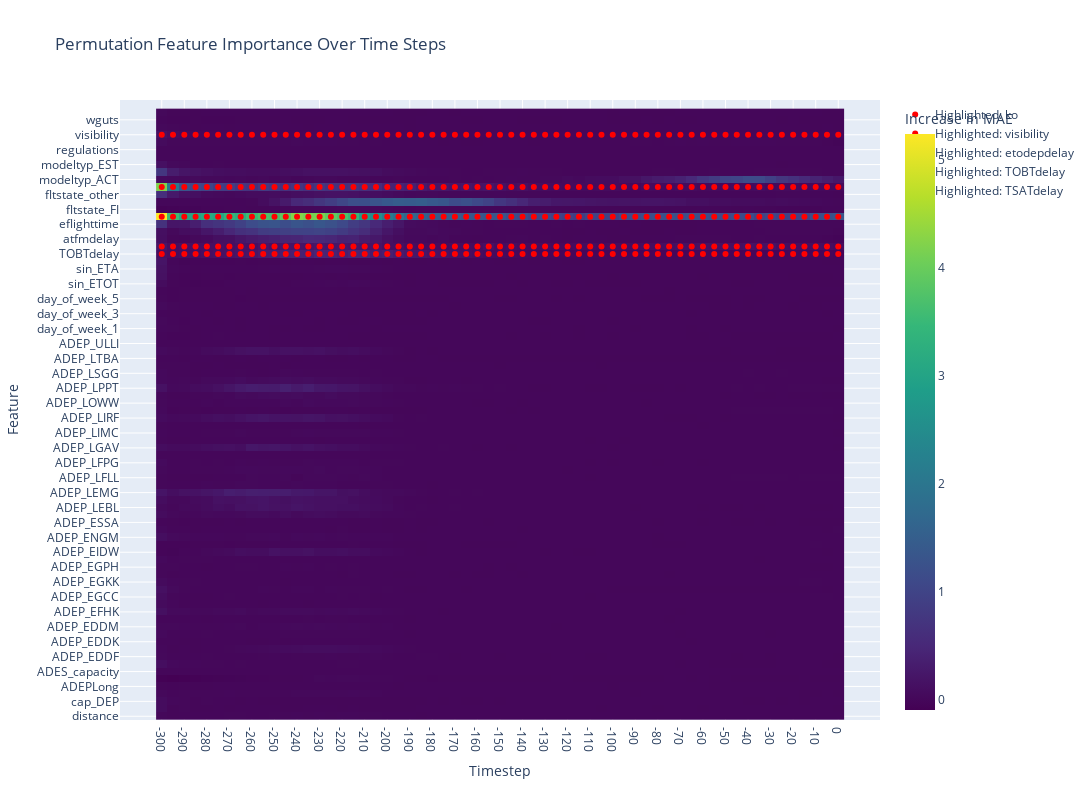
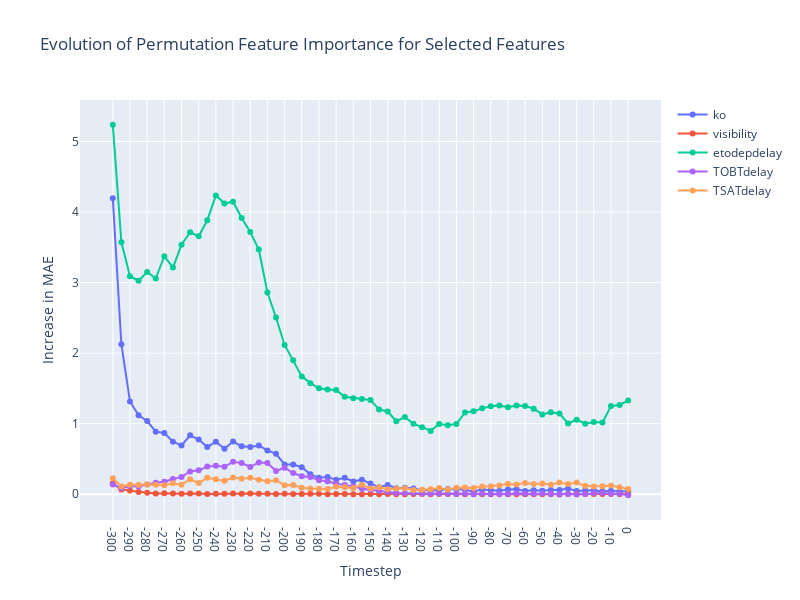

The notebook cell saved with these charts, in order:
### Code cell
bnames =data_prep.basenames
# Plot feature importance
input_size = data_prep.input_size

model_trainer = LSTMModelTrainerAttention(data_prep=data_prep, input_size=input_size, model_type='varattention')

baseline = model_trainer.compute_baseline_mae(best_model, X_test_tensor[:10000], y_test_tensor[:10000], data_prep.scaler_y, time_horizons)
imp_df = model_trainer.compute_permutation_importance(best_model, X_test_tensor[:10000], y_test_tensor[:10000], data_prep.scaler_y, time_horizons, bnames)

from sklearn.preprocessing import MinMaxScaler
def normalize_dataframe_minmax(df, feature_range=(0, 1)):
    """
    Normalize the entire DataFrame using MinMaxScaler.
    
    :param df: pandas DataFrame to normalize
    :param feature_range: tuple (min, max) desired range of transformed data
    :return: Normalized DataFrame, fitted scaler
    """
    scaler = MinMaxScaler(feature_range=feature_range)
    scaled_array = scaler.fit_transform(df)
    scaled_df = pd.DataFrame(scaled_array, columns=df.columns, index=df.index)
    return scaled_df, scaler

impdf2, scaler = normalize_dataframe_minmax(imp_df)
model_trainer.plot_permutation_importance(impdf2)
model_trainer.plot_permutation_importance_with_highlights_interactive(imp_df, ['ko', 'visibility','etodepdelay', 'TOBTdelay', 'TSATdelay'])

### Figure 1 — Plotly figure (JSON) as saved in the notebook; plotly's stock layout.template omitted (floating-point values rounded to 4 significant figures; data arrays with more than 128 entries replaced by an {"elided": "..."} marker saying what was removed)
{"data": [{"colorbar": {"title": {"text": "Increase in MAE"}}, "colorscale": [[0, "#440154"], [0.1111, "#482878"], [0.2222, "#3e4989"], [0.3333, "#31688e"], [0.4444, "#26828e"], [0.5556, "#1f9e89"], [0.6667, "#35b779"], [0.7778, "#6ece58"], [0.8889, "#b5de2b"], [1, "#fde725"]], "hoverongaps": false, "type": "heatmap", "x": ["-300", "-295", "-290", "-285", "-280", "-275", "-270", "-265", "-260", "-255", "-250", "-245", "-240", "-235", "-230", "-225", "-220", "-215", "-210", "-205", "-200", "-195", "-190", "-185", "-180", "-175", "-170", "-165", "-160", "-155", "-150", "-145", "-140", "-135", "-130", "-125", "-120", "-115", "-110", "-105", "-100", "-95", "-90", "-85", "-80", "-75", "-70", "-65", "-60", "-55", "-50", "-45", "-40", "-35", "-30", "-25", "-20", "-15", "-10", "-5", "0"], "y": ["distance", "cap_DES", "cap_DEP", "ADEP_capacity", "ADEPLong", "ADEPLat", "ADES_capacity", "ADEP_EBBR", "ADEP_EDDF", "ADEP_EDDH", "ADEP_EDDK", "ADEP_EDDL", "ADEP_EDDM", "ADEP_EDDS", "ADEP_EFHK", "ADEP_EGBB", "ADEP_EGCC", "ADEP_EGGW", "ADEP_EGKK", "ADEP_EGLL", "ADEP_EGPH", "ADEP_EGSS", "ADEP_EIDW", "ADEP_EKCH", "ADEP_ENGM", "ADEP_EPWA", "ADEP_ESSA", "ADEP_LEAL", "ADEP_LEBL", "ADEP_LEMD", "ADEP_LEMG", "ADEP_LEPA", "ADEP_LFLL", "ADEP_LFMN", "ADEP_LFPG", "ADEP_LFPO", "ADEP_LGAV", "ADEP_LHBP", "ADEP_LIMC", "ADEP_LIME", "ADEP_LIRF", "ADEP_LKPR", "ADEP_LOWW", "ADEP_LPPR", "ADEP_LPPT", "ADEP_LROP", "ADEP_LSGG", "ADEP_LSZH", "ADEP_LTBA", "ADEP_LTFM", "ADEP_ULLI", "day_of_week_0", "day_of_week_1", "day_of_week_2", "day_of_week_3", "day_of_week_4", "day_of_week_5", "day_of_week_6", "sin_ETOT", "cos_ETOT", "sin_ETA", "cos_ETA", "TOBTdelay", "TSATdelay", "atfmdelay", "cobt_delay", "eflighttime", "etodepdelay", "fltstate_FI", "fltstate_SI", "fltstate_other", "ko", "modeltyp_ACT", "modeltyp_CAL", "modeltyp_EST", "offblock", "regulations", "timetoCBAS", "visibility", "wdirec", "wguts", "wspeed"], "z": {"elided": "82x61 float values"}}, {"marker": {"color": "red", "size": 6}, "mode": "markers", "name": "Highlighted: ko", "type": "scatter", "x": ["-300", "-295", "-290", "-285", "-280", "-275", "-270", "-265", "-260", "-255", "-250", "-245", "-240", "-235", "-230", "-225", "-220", "-215", "-210", "-205", "-200", "-195", "-190", "-185", "-180", "-175", "-170", "-165", "-160", "-155", "-150", "-145", "-140", "-135", "-130", "-125", "-120", "-115", "-110", "-105", "-100", "-95", "-90", "-85", "-80", "-75", "-70", "-65", "-60", "-55", "-50", "-45", "-40", "-35", "-30", "-25", "-20", "-15", "-10", "-5", "0"], "y": ["ko", "ko", "ko", "ko", "ko", "ko", "ko", "ko", "ko", "ko", "ko", "ko", "ko", "ko", "ko", "ko", "ko", "ko", "ko", "ko", "ko", "ko", "ko", "ko", "ko", "ko", "ko", "ko", "ko", "ko", "ko", "ko", "ko", "ko", "ko", "ko", "ko", "ko", "ko", "ko", "ko", "ko", "ko", "ko", "ko", "ko", "ko", "ko", "ko", "ko", "ko", "ko", "ko", "ko", "ko", "ko", "ko", "ko", "ko", "ko", "ko"]}, {"marker": {"color": "red", "size": 6}, "mode": "markers", "name": "Highlighted: visibility", "type": "scatter", "x": ["-300", "-295", "-290", "-285", "-280", "-275", "-270", "-265", "-260", "-255", "-250", "-245", "-240", "-235", "-230", "-225", "-220", "-215", "-210", "-205", "-200", "-195", "-190", "-185", "-180", "-175", "-170", "-165", "-160", "-155", "-150", "-145", "-140", "-135", "-130", "-125", "-120", "-115", "-110", "-105", "-100", "-95", "-90", "-85", "-80", "-75", "-70", "-65", "-60", "-55", "-50", "-45", "-40", "-35", "-30", "-25", "-20", "-15", "-10", "-5", "0"], "y": ["visibility", "visibility", "visibility", "visibility", "visibility", "visibility", "visibility", "visibility", "visibility", "visibility", "visibility", "visibility", "visibility", "visibility", "visibility", "visibility", "visibility", "visibility", "visibility", "visibility", "visibility", "visibility", "visibility", "visibility", "visibility", "visibility", "visibility", "visibility", "visibility", "visibility", "visibility", "visibility", "visibility", "visibility", "visibility", "visibility", "visibility", "visibility", "visibility", "visibility", "visibility", "visibility", "visibility", "visibility", "visibility", "visibility", "visibility", "visibility", "visibility", "visibility", "visibility", "visibility", "visibility", "visibility", "visibility", "visibility", "visibility", "visibility", "visibility", "visibility", "visibility"]}, {"marker": {"color": "red", "size": 6}, "mode": "markers", "name": "Highlighted: etodepdelay", "type": "scatter", "x": ["-300", "-295", "-290", "-285", "-280", "-275", "-270", "-265", "-260", "-255", "-250", "-245", "-240", "-235", "-230", "-225", "-220", "-215", "-210", "-205", "-200", "-195", "-190", "-185", "-180", "-175", "-170", "-165", "-160", "-155", "-150", "-145", "-140", "-135", "-130", "-125", "-120", "-115", "-110", "-105", "-100", "-95", "-90", "-85", "-80", "-75", "-70", "-65", "-60", "-55", "-50", "-45", "-40", "-35", "-30", "-25", "-20", "-15", "-10", "-5", "0"], "y": ["etodepdelay", "etodepdelay", "etodepdelay", "etodepdelay", "etodepdelay", "etodepdelay", "etodepdelay", "etodepdelay", "etodepdelay", "etodepdelay", "etodepdelay", "etodepdelay", "etodepdelay", "etodepdelay", "etodepdelay", "etodepdelay", "etodepdelay", "etodepdelay", "etodepdelay", "etodepdelay", "etodepdelay", "etodepdelay", "etodepdelay", "etodepdelay", "etodepdelay", "etodepdelay", "etodepdelay", "etodepdelay", "etodepdelay", "etodepdelay", "etodepdelay", "etodepdelay", "etodepdelay", "etodepdelay", "etodepdelay", "etodepdelay", "etodepdelay", "etodepdelay", "etodepdelay", "etodepdelay", "etodepdelay", "etodepdelay", "etodepdelay", "etodepdelay", "etodepdelay", "etodepdelay", "etodepdelay", "etodepdelay", "etodepdelay", "etodepdelay", "etodepdelay", "etodepdelay", "etodepdelay", "etodepdelay", "etodepdelay", "etodepdelay", "etodepdelay", "etodepdelay", "etodepdelay", "etodepdelay", "etodepdelay"]}, {"marker": {"color": "red", "size": 6}, "mode": "markers", "name": "Highlighted: TOBTdelay", "type": "scatter", "x": ["-300", "-295", "-290", "-285", "-280", "-275", "-270", "-265", "-260", "-255", "-250", "-245", "-240", "-235", "-230", "-225", "-220", "-215", "-210", "-205", "-200", "-195", "-190", "-185", "-180", "-175", "-170", "-165", "-160", "-155", "-150", "-145", "-140", "-135", "-130", "-125", "-120", "-115", "-110", "-105", "-100", "-95", "-90", "-85", "-80", "-75", "-70", "-65", "-60", "-55", "-50", "-45", "-40", "-35", "-30", "-25", "-20", "-15", "-10", "-5", "0"], "y": ["TOBTdelay", "TOBTdelay", "TOBTdelay", "TOBTdelay", "TOBTdelay", "TOBTdelay", "TOBTdelay", "TOBTdelay", "TOBTdelay", "TOBTdelay", "TOBTdelay", "TOBTdelay", "TOBTdelay", "TOBTdelay", "TOBTdelay", "TOBTdelay", "TOBTdelay", "TOBTdelay", "TOBTdelay", "TOBTdelay", "TOBTdelay", "TOBTdelay", "TOBTdelay", "TOBTdelay", "TOBTdelay", "TOBTdelay", "TOBTdelay", "TOBTdelay", "TOBTdelay", "TOBTdelay", "TOBTdelay", "TOBTdelay", "TOBTdelay", "TOBTdelay", "TOBTdelay", "TOBTdelay", "TOBTdelay", "TOBTdelay", "TOBTdelay", "TOBTdelay", "TOBTdelay", "TOBTdelay", "TOBTdelay", "TOBTdelay", "TOBTdelay", "TOBTdelay", "TOBTdelay", "TOBTdelay", "TOBTdelay", "TOBTdelay", "TOBTdelay", "TOBTdelay", "TOBTdelay", "TOBTdelay", "TOBTdelay", "TOBTdelay", "TOBTdelay", "TOBTdelay", "TOBTdelay", "TOBTdelay", "TOBTdelay"]}, {"marker": {"color": "red", "size": 6}, "mode": "markers", "name": "Highlighted: TSATdelay", "type": "scatter", "x": ["-300", "-295", "-290", "-285", "-280", "-275", "-270", "-265", "-260", "-255", "-250", "-245", "-240", "-235", "-230", "-225", "-220", "-215", "-210", "-205", "-200", "-195", "-190", "-185", "-180", "-175", "-170", "-165", "-160", "-155", "-150", "-145", "-140", "-135", "-130", "-125", "-120", "-115", "-110", "-105", "-100", "-95", "-90", "-85", "-80", "-75", "-70", "-65", "-60", "-55", "-50", "-45", "-40", "-35", "-30", "-25", "-20", "-15", "-10", "-5", "0"], "y": ["TSATdelay", "TSATdelay", "TSATdelay", "TSATdelay", "TSATdelay", "TSATdelay", "TSATdelay", "TSATdelay", "TSATdelay", "TSATdelay", "TSATdelay", "TSATdelay", "TSATdelay", "TSATdelay", "TSATdelay", "TSATdelay", "TSATdelay", "TSATdelay", "TSATdelay", "TSATdelay", "TSATdelay", "TSATdelay", "TSATdelay", "TSATdelay", "TSATdelay", "TSATdelay", "TSATdelay", "TSATdelay", "TSATdelay", "TSATdelay", "TSATdelay", "TSATdelay", "TSATdelay", "TSATdelay", "TSATdelay", "TSATdelay", "TSATdelay", "TSATdelay", "TSATdelay", "TSATdelay", "TSATdelay", "TSATdelay", "TSATdelay", "TSATdelay", "TSATdelay", "TSATdelay", "TSATdelay", "TSATdelay", "TSATdelay", "TSATdelay", "TSATdelay", "TSATdelay", "TSATdelay", "TSATdelay", "TSATdelay", "TSATdelay", "TSATdelay", "TSATdelay", "TSATdelay", "TSATdelay", "TSATdelay"]}], "layout": {"height": 800, "title": {"text": "Permutation Feature Importance Over Time Steps"}, "width": 1200, "xaxis": {"title": {"text": "Timestep"}}, "yaxis": {"title": {"text": "Feature"}}}}

### Figure 2 — Plotly figure (JSON) as saved in the notebook; plotly's stock layout.template omitted (floating-point values rounded to 4 significant figures)
{"data": [{"mode": "lines+markers", "name": "ko", "type": "scatter", "x": ["-300", "-295", "-290", "-285", "-280", "-275", "-270", "-265", "-260", "-255", "-250", "-245", "-240", "-235", "-230", "-225", "-220", "-215", "-210", "-205", "-200", "-195", "-190", "-185", "-180", "-175", "-170", "-165", "-160", "-155", "-150", "-145", "-140", "-135", "-130", "-125", "-120", "-115", "-110", "-105", "-100", "-95", "-90", "-85", "-80", "-75", "-70", "-65", "-60", "-55", "-50", "-45", "-40", "-35", "-30", "-25", "-20", "-15", "-10", "-5", "0"], "y": [4.196, 2.124, 1.315, 1.119, 1.038, 0.887, 0.8675, 0.7444, 0.6916, 0.8353, 0.7758, 0.6704, 0.7428, 0.6441, 0.7466, 0.6786, 0.6688, 0.6915, 0.6203, 0.572, 0.4212, 0.4214, 0.3833, 0.2821, 0.2321, 0.2429, 0.204, 0.234, 0.1806, 0.2062, 0.1505, 0.09897, 0.1307, 0.085, 0.09172, 0.08075, 0.0579, 0.05654, 0.05718, 0.07296, 0.07363, 0.06527, 0.0344, 0.06936, 0.05794, 0.04801, 0.06781, 0.0707, 0.04529, 0.05612, 0.04882, 0.05927, 0.05838, 0.08163, 0.04668, 0.05258, 0.05465, 0.03978, 0.04918, 0.0384, 0.04601]}, {"mode": "lines+markers", "name": "visibility", "type": "scatter", "x": ["-300", "-295", "-290", "-285", "-280", "-275", "-270", "-265", "-260", "-255", "-250", "-245", "-240", "-235", "-230", "-225", "-220", "-215", "-210", "-205", "-200", "-195", "-190", "-185", "-180", "-175", "-170", "-165", "-160", "-155", "-150", "-145", "-140", "-135", "-130", "-125", "-120", "-115", "-110", "-105", "-100", "-95", "-90", "-85", "-80", "-75", "-70", "-65", "-60", "-55", "-50", "-45", "-40", "-35", "-30", "-25", "-20", "-15", "-10", "-5", "0"], "y": [0.1572, 0.0674, 0.05102, 0.03078, 0.0193, 0.01008, 0.01426, 0.01168, 0.007251, 0.01009, 0.009793, 0.00175, 0.005076, 0.006646, 0.01039, 0.008126, 0.01045, 0.007475, 0.006936, 0.003542, 0.005168, 0.004811, 0.004125, 0.005434, 0.005135, 0.0002022, 0.002448, 0.001609, 0.0007768, 0.0008578, 0.001368, 0.0008931, 0.001603, 0.0009193, 0.001221, 0.002707, 0.002026, 0.0005984, 0.001916, 0.001545, 0.002487, 0.001157, 0.002049, -0.0001726, 0.0003238, 0.0007725, -0.0008006, -0.0003567, 0.0002179, -1.144e-05, 0.0005155, -0.001244, -0.002739, 0.001926, 0.004326, 0.002904, 0.004514, 0.001596, 0.0022, 0.001147, 0.002032]}, {"mode": "lines+markers", "name": "etodepdelay", "type": "scatter", "x": ["-300", "-295", "-290", "-285", "-280", "-275", "-270", "-265", "-260", "-255", "-250", "-245", "-240", "-235", "-230", "-225", "-220", "-215", "-210", "-205", "-200", "-195", "-190", "-185", "-180", "-175", "-170", "-165", "-160", "-155", "-150", "-145", "-140", "-135", "-130", "-125", "-120", "-115", "-110", "-105", "-100", "-95", "-90", "-85", "-80", "-75", "-70", "-65", "-60", "-55", "-50", "-45", "-40", "-35", "-30", "-25", "-20", "-15", "-10", "-5", "0"], "y": [5.237, 3.57, 3.09, 3.027, 3.15, 3.057, 3.373, 3.212, 3.535, 3.713, 3.658, 3.883, 4.235, 4.12, 4.146, 3.915, 3.716, 3.467, 2.859, 2.505, 2.116, 1.899, 1.67, 1.574, 1.501, 1.483, 1.476, 1.381, 1.361, 1.349, 1.334, 1.202, 1.172, 1.034, 1.093, 0.9986, 0.9505, 0.8975, 0.994, 0.9785, 0.9965, 1.157, 1.176, 1.217, 1.245, 1.258, 1.234, 1.258, 1.249, 1.213, 1.131, 1.162, 1.144, 1.002, 1.057, 0.9994, 1.023, 1.016, 1.249, 1.266, 1.33]}, {"mode": "lines+markers", "name": "TOBTdelay", "type": "scatter", "x": ["-300", "-295", "-290", "-285", "-280", "-275", "-270", "-265", "-260", "-255", "-250", "-245", "-240", "-235", "-230", "-225", "-220", "-215", "-210", "-205", "-200", "-195", "-190", "-185", "-180", "-175", "-170", "-165", "-160", "-155", "-150", "-145", "-140", "-135", "-130", "-125", "-120", "-115", "-110", "-105", "-100", "-95", "-90", "-85", "-80", "-75", "-70", "-65", "-60", "-55", "-50", "-45", "-40", "-35", "-30", "-25", "-20", "-15", "-10", "-5", "0"], "y": [0.1375, 0.08683, 0.1159, 0.1109, 0.1368, 0.1627, 0.1759, 0.2162, 0.2425, 0.3227, 0.3381, 0.3912, 0.405, 0.3892, 0.4594, 0.442, 0.3861, 0.4504, 0.4423, 0.3276, 0.3757, 0.3002, 0.2561, 0.2457, 0.1965, 0.1849, 0.1476, 0.1311, 0.1111, 0.07736, 0.06522, 0.04938, 0.03274, 0.01686, 0.0127, 0.01804, 0.00852, 0.01112, 0.009442, 0.007819, 0.004766, 0.00649, -0.0002708, 0.005905, 0.003287, 0.004511, 0.004481, 0.01397, 0.008296, 0.007368, 0.01073, 0.003261, -0.001233, 0.001543, -0.004379, 0.002611, 0.01621, 0.01594, 0.006966, 0.006851, -0.01461]}, {"mode": "lines+markers", "name": "TSATdelay", "type": "scatter", "x": ["-300", "-295", "-290", "-285", "-280", "-275", "-270", "-265", "-260", "-255", "-250", "-245", "-240", "-235", "-230", "-225", "-220", "-215", "-210", "-205", "-200", "-195", "-190", "-185", "-180", "-175", "-170", "-165", "-160", "-155", "-150", "-145", "-140", "-135", "-130", "-125", "-120", "-115", "-110", "-105", "-100", "-95", "-90", "-85", "-80", "-75", "-70", "-65", "-60", "-55", "-50", "-45", "-40", "-35", "-30", "-25", "-20", "-15", "-10", "-5", "0"], "y": [0.2268, 0.111, 0.1335, 0.1304, 0.1367, 0.1352, 0.1271, 0.154, 0.1338, 0.2123, 0.1574, 0.233, 0.2136, 0.1893, 0.2362, 0.2208, 0.2348, 0.2066, 0.1854, 0.1992, 0.1287, 0.1293, 0.09296, 0.07956, 0.07722, 0.07413, 0.1042, 0.09878, 0.08934, 0.1333, 0.08223, 0.09841, 0.07016, 0.07933, 0.08483, 0.06045, 0.06358, 0.07012, 0.08875, 0.06539, 0.09082, 0.0946, 0.0872, 0.1082, 0.1127, 0.1244, 0.1451, 0.1382, 0.1586, 0.1447, 0.1506, 0.1345, 0.165, 0.1445, 0.1644, 0.1154, 0.1107, 0.1115, 0.1241, 0.09935, 0.07522]}], "layout": {"height": 600, "title": {"text": "Evolution of Permutation Feature Importance for Selected Features"}, "width": 800, "xaxis": {"title": {"text": "Timestep"}}, "yaxis": {"title": {"text": "Increase in MAE"}}}}
